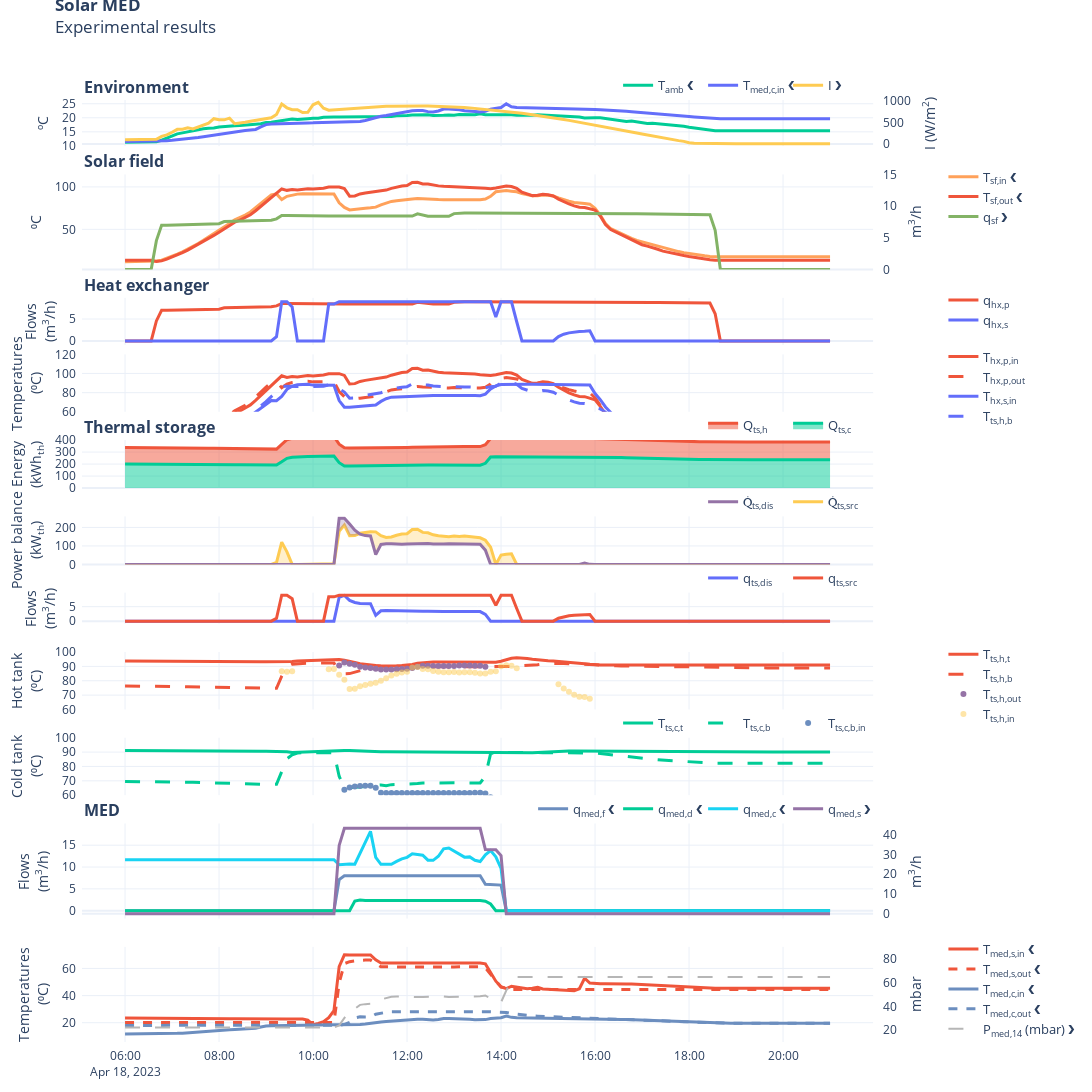

The cell this chart's notebook holds for it:
### Code cell
data_paths = [
    data_path / f"datasets/{filename_process_data}",
    data_path / f"datasets/{filename_process_data2}",
]

with open(data_path / "variables_config.hjson") as f:
    vars_config = hjson.load(f)

with open(data_path / "plot_config.hjson") as f:
    plot_config = hjson.load(f)

# Load data and preprocess data
df = data_preprocessing(data_paths, vars_config, sample_rate_key=sample_rate)

# Condition data
df = data_conditioning(
    df,
    cost_w=cost_w,
    cost_e=cost_e,
    sample_rate_numeric=sample_rate_numeric,
    vars_config=vars_config,
)

if "Pmed_14" not in df.columns:
    df["Pmed_14"] = np.nan

# Test visualization
with open(data_path / "plot_config.hjson") as f:
    plot_config = hjson.load(f)

fig = experimental_results_plot(
    plot_config, df, vars_config=vars_config, resample=resample_figures, template="plotly_white"
)

fig.show(
    config=generate_plotly_config(
        fig, figure_name=f'solar_med_{df.index[0].strftime("%Y%m%d")}'
    )
)

### Figure 1 — Plotly figure (JSON) as saved in the notebook; plotly's stock layout.template omitted (floating-point values rounded to 4 significant figures; data arrays with more than 128 entries replaced by an {"elided": "..."} marker saying what was removed)
{"data": [{"hovertemplate": "%{y:.2f}", "legend": "legend", "line": {"color": "#00CC96", "width": 3}, "mode": "lines", "name": "T<sub>amb</sub> ❮", "showlegend": true, "type": "scatter", "x": {"elided": "136 str values"}, "xaxis": "x", "y": {"elided": "136 float values"}, "yaxis": "y"}, {"hovertemplate": "%{y:.2f}", "legend": "legend", "line": {"color": "#636EFA", "width": 3}, "mode": "lines", "name": "T<sub>med,c,in</sub> ❮", "showlegend": true, "type": "scatter", "x": {"elided": "136 str values"}, "xaxis": "x", "y": {"elided": "136 float values"}, "yaxis": "y"}, {"hovertemplate": "%{y:.2f}", "legend": "legend", "line": {"color": "#FECB52", "width": 3}, "mode": "lines", "name": "I ❯", "showlegend": true, "type": "scatter", "x": {"elided": "136 str values"}, "xaxis": "x", "y": {"elided": "136 float values"}, "yaxis": "y2"}, {"hovertemplate": "%{y:.2f}", "legend": "legend2", "line": {"color": "#FFA15A", "width": 3}, "mode": "lines", "name": "T<sub>sf,in</sub> ❮", "showlegend": true, "type": "scatter", "x": {"elided": "136 str values"}, "xaxis": "x3", "y": {"elided": "136 float values"}, "yaxis": "y3"}, {"hovertemplate": "%{y:.2f}", "legend": "legend2", "line": {"color": "#EF553B", "dash": "solid", "width": 3}, "mode": "lines", "name": "T<sub>sf,out</sub> ❮", "showlegend": true, "type": "scatter", "x": {"elided": "136 str values"}, "xaxis": "x3", "y": {"elided": "136 float values"}, "yaxis": "y3"}, {"hovertemplate": "%{y:.2f}", "legend": "legend2", "line": {"color": "#83b366", "width": 3}, "mode": "lines", "name": "q<sub>sf</sub> ❯", "showlegend": true, "type": "scatter", "x": {"elided": "136 str values"}, "xaxis": "x3", "y": {"elided": "136 float values"}, "yaxis": "y4"}, {"hovertemplate": "%{y:.2f}", "legend": "legend3", "line": {"color": "#EF553B", "width": 3}, "mode": "lines", "name": "q<sub>hx,p</sub>", "showlegend": true, "type": "scatter", "x": {"elided": "136 str values"}, "xaxis": "x5", "y": {"elided": "136 float values"}, "yaxis": "y5"}, {"hovertemplate": "%{y:.2f}", "legend": "legend3", "line": {"color": "#636EFA", "width": 3}, "mode": "lines", "name": "q<sub>hx,s</sub>", "showlegend": true, "type": "scatter", "x": {"elided": "136 str values"}, "xaxis": "x5", "y": {"elided": "136 float values"}, "yaxis": "y5"}, {"hovertemplate": "%{y:.2f}", "legend": "legend4", "line": {"color": "#EF553B", "width": 3}, "mode": "lines", "name": "T<sub>hx,p,in</sub>", "showlegend": true, "type": "scatter", "x": {"elided": "136 str values"}, "xaxis": "x6", "y": {"elided": "136 float values"}, "yaxis": "y6"}, {"hovertemplate": "%{y:.2f}", "legend": "legend4", "line": {"color": "#EF553B", "dash": "longdash", "width": 3}, "mode": "lines", "name": "T<sub>hx,p,out</sub>", "showlegend": true, "type": "scatter", "x": {"elided": "136 str values"}, "xaxis": "x6", "y": {"elided": "136 float values"}, "yaxis": "y6"}, {"hovertemplate": "%{y:.2f}", "legend": "legend4", "line": {"color": "#636EFA", "width": 3}, "mode": "lines", "name": "T<sub>hx,s,in</sub>", "showlegend": true, "type": "scatter", "x": {"elided": "136 str values"}, "xaxis": "x6", "y": {"elided": "136 float values"}, "yaxis": "y6"}, {"hovertemplate": "%{y:.2f}", "legend": "legend4", "line": {"color": "#636EFA", "dash": "longdash", "width": 3}, "mode": "lines", "name": "T<sub>ts,h,b</sub>", "showlegend": true, "type": "scatter", "x": {"elided": "136 str values"}, "xaxis": "x6", "y": {"elided": "136 float values"}, "yaxis": "y6"}, {"fill": "tonexty", "hovertemplate": "%{y:.2f}", "legend": "legend5", "line": {"color": "#00CC96", "width": 3}, "mode": "lines", "name": "Q<sub>ts,c</sub>", "showlegend": true, "stackgroup": "energy", "type": "scatter", "x": {"elided": "136 str values"}, "xaxis": "x7", "y": {"elided": "136 float values"}, "yaxis": "y7"}, {"fill": "tonexty", "hovertemplate": "%{y:.2f}", "legend": "legend5", "line": {"color": "#EF553B", "width": 3}, "mode": "lines", "name": "Q<sub>ts,h</sub>", "showlegend": true, "stackgroup": "energy", "type": "scatter", "x": {"elided": "136 str values"}, "xaxis": "x7", "y": {"elided": "136 float values"}, "yaxis": "y7"}, {"hovertemplate": "%{y:.2f}", "legend": "legend6", "line": {"color": "#FECB52", "width": 3}, "mode": "lines", "name": "Q̇<sub>ts,src</sub>", "showlegend": true, "type": "scatter", "x": {"elided": "136 str values"}, "xaxis": "x8", "y": {"elided": "136 float values"}, "yaxis": "y8"}, {"connectgaps": false, "fill": "tonexty", "fillcolor": "rgba(254, 203, 82, 0.3)", "hoverinfo": "skip", "legend": "legend6", "line": {"color": "#FECB52", "width": 0}, "mode": "lines", "name": "Pth_ts_src_gt_Pth_ts_dis", "showlegend": false, "type": "scatter", "x": {"elided": "136 str values"}, "xaxis": "x8", "y": {"elided": "136 float values"}, "yaxis": "y8"}, {"hoverinfo": "skip", "line": {"color": "rgba(0,0,0,0)"}, "showlegend": false, "type": "scatter", "x": {"elided": "136 str values"}, "xaxis": "x8", "y": {"elided": "136 float values"}, "yaxis": "y8"}, {"hovertemplate": "%{y:.2f}", "legend": "legend6", "line": {"color": "#9573a6", "width": 3}, "mode": "lines", "name": "Q̇<sub>ts,dis</sub>", "showlegend": true, "type": "scatter", "x": {"elided": "136 str values"}, "xaxis": "x8", "y": {"elided": "136 float values"}, "yaxis": "y8"}, {"connectgaps": false, "fill": "tonexty", "fillcolor": "rgba(149, 115, 166, 0.3)", "hoverinfo": "skip", "legend": "legend6", "line": {"color": "#9573a6", "width": 0}, "mode": "lines", "name": "Pth_ts_dis_gt_Pth_ts_src", "showlegend": false, "type": "scatter", "x": {"elided": "136 str values"}, "xaxis": "x8", "y": {"elided": "136 float values"}, "yaxis": "y8"}, {"hoverinfo": "skip", "line": {"color": "rgba(0,0,0,0)"}, "showlegend": false, "type": "scatter", "x": {"elided": "136 str values"}, "xaxis": "x8", "y": {"elided": "136 float values"}, "yaxis": "y8"}, {"hovertemplate": "%{y:.2f}", "legend": "legend7", "line": {"color": "#636EFA", "width": 3}, "mode": "lines", "name": "q<sub>ts,dis</sub>", "showlegend": true, "type": "scatter", "x": {"elided": "136 str values"}, "xaxis": "x9", "y": {"elided": "136 float values"}, "yaxis": "y9"}, {"hovertemplate": "%{y:.2f}", "legend": "legend7", "line": {"color": "#EF553B", "width": 3}, "mode": "lines", "name": "q<sub>ts,src</sub>", "showlegend": true, "type": "scatter", "x": {"elided": "136 str values"}, "xaxis": "x9", "y": {"elided": "136 float values"}, "yaxis": "y9"}, {"hovertemplate": "%{y:.2f}", "legend": "legend8", "line": {"color": "#EF553B", "width": 3}, "mode": "lines", "name": "T<sub>ts,h,t</sub>", "showlegend": true, "type": "scatter", "x": {"elided": "136 str values"}, "xaxis": "x10", "y": {"elided": "136 float values"}, "yaxis": "y10"}, {"hovertemplate": "%{y:.2f}", "legend": "legend8", "line": {"color": "#EF553B", "dash": "longdash", "width": 3}, "mode": "lines", "name": "T<sub>ts,h,b</sub>", "showlegend": true, "type": "scatter", "x": {"elided": "136 str values"}, "xaxis": "x10", "y": {"elided": "136 float values"}, "yaxis": "y10"}, {"hovertemplate": "%{y:.2f}", "legend": "legend8", "line": {"color": "#9573a6", "width": 3}, "mode": "markers", "name": "T<sub>ts,h,out</sub>", "showlegend": true, "type": "scatter", "x": {"elided": "136 str values"}, "xaxis": "x10", "y": {"elided": "136 float values"}, "yaxis": "y10"}, {"hovertemplate": "%{y:.2f}", "legend": "legend8", "line": {"color": "rgba(254, 203, 82, 0.5)", "width": 3}, "mode": "markers", "name": "T<sub>ts,h,in</sub>", "showlegend": true, "type": "scatter", "x": {"elided": "136 str values"}, "xaxis": "x10", "y": {"elided": "136 float values"}, "yaxis": "y10"}, {"hovertemplate": "%{y:.2f}", "legend": "legend9", "line": {"color": "#00CC96", "width": 3}, "mode": "lines", "name": "T<sub>ts,c,t</sub>", "showlegend": true, "type": "scatter", "x": {"elided": "136 str values"}, "xaxis": "x11", "y": {"elided": "136 float values"}, "yaxis": "y11"}, {"hovertemplate": "%{y:.2f}", "legend": "legend9", "line": {"color": "#00CC96", "dash": "longdash", "width": 3}, "mode": "lines", "name": "T<sub>ts,c,b</sub>", "showlegend": true, "type": "scatter", "x": {"elided": "136 str values"}, "xaxis": "x11", "y": {"elided": "136 float values"}, "yaxis": "y11"}, {"hovertemplate": "%{y:.2f}", "legend": "legend9", "line": {"color": "#6c8ebf", "width": 3}, "mode": "markers", "name": "T<sub>ts,c,b,in</sub>", "showlegend": true, "type": "scatter", "x": {"elided": "136 str values"}, "xaxis": "x11", "y": {"elided": "136 float values"}, "yaxis": "y11"}, {"hovertemplate": "%{y:.2f}", "legend": "legend10", "line": {"color": "#6c8ebf", "dash": "solid", "width": 3}, "mode": "lines", "name": "q<sub>med,f</sub> ❮", "showlegend": true, "type": "scatter", "x": {"elided": "136 str values"}, "xaxis": "x12", "y": {"elided": "136 float values"}, "yaxis": "y12"}, {"hovertemplate": "%{y:.2f}", "legend": "legend10", "line": {"color": "#00CC96", "dash": "solid", "width": 3}, "mode": "lines", "name": "q<sub>med,d</sub> ❮", "showlegend": true, "type": "scatter", "x": {"elided": "136 str values"}, "xaxis": "x12", "y": {"elided": "136 float values"}, "yaxis": "y12"}, {"hovertemplate": "%{y:.2f}", "legend": "legend10", "line": {"color": "#19D3F3", "dash": "solid", "width": 3}, "mode": "lines", "name": "q<sub>med,c</sub> ❮", "showlegend": true, "type": "scatter", "x": {"elided": "136 str values"}, "xaxis": "x12", "y": {"elided": "136 float values"}, "yaxis": "y12"}, {"hovertemplate": "%{y:.2f}", "legend": "legend10", "line": {"color": "#9573a6", "width": 3}, "mode": "lines", "name": "q<sub>med,s</sub> ❯", "showlegend": true, "type": "scatter", "x": {"elided": "136 str values"}, "xaxis": "x12", "y": {"elided": "136 float values"}, "yaxis": "y13"}, {"hovertemplate": "%{y:.2f}", "legend": "legend11", "line": {"color": "#EF553B", "width": 3}, "mode": "lines", "name": "T<sub>med,s,in</sub> ❮", "showlegend": true, "type": "scatter", "x": {"elided": "136 str values"}, "xaxis": "x14", "y": {"elided": "136 float values"}, "yaxis": "y14"}, {"hovertemplate": "%{y:.2f}", "legend": "legend11", "line": {"color": "#EF553B", "dash": "dash", "width": 3}, "mode": "lines", "name": "T<sub>med,s,out</sub> ❮", "showlegend": true, "type": "scatter", "x": {"elided": "136 str values"}, "xaxis": "x14", "y": {"elided": "136 float values"}, "yaxis": "y14"}, {"hovertemplate": "%{y:.2f}", "legend": "legend11", "line": {"color": "#6c8ebf", "width": 3}, "mode": "lines", "name": "T<sub>med,c,in</sub> ❮", "showlegend": true, "type": "scatter", "x": {"elided": "136 str values"}, "xaxis": "x14", "y": {"elided": "136 float values"}, "yaxis": "y14"}, {"hovertemplate": "%{y:.2f}", "legend": "legend11", "line": {"color": "#6c8ebf", "dash": "dash", "width": 3}, "mode": "lines", "name": "T<sub>med,c,out</sub> ❮", "showlegend": true, "type": "scatter", "x": {"elided": "136 str values"}, "xaxis": "x14", "y": {"elided": "136 float values"}, "yaxis": "y14"}, {"hovertemplate": "%{y:.2f}", "legend": "legend11", "line": {"color": "#B6B6B6", "dash": "longdash", "width": 2}, "mode": "lines", "name": "P<sub>med,14</sub> (mbar) ❯", "showlegend": true, "type": "scatter", "x": {"elided": "136 str values"}, "xaxis": "x14", "y": {"elided": "136 float values"}, "yaxis": "y15"}], "layout": {"annotations": [{"font": {"size": 16}, "showarrow": false, "text": "<b>Environment</b>", "x": 0, "xanchor": "left", "xref": "paper", "y": 1, "yanchor": "bottom", "yref": "paper"}, {"font": {"size": 16}, "showarrow": false, "text": "<b>Solar field</b>", "x": 0, "xanchor": "left", "xref": "paper", "y": 0.921, "yanchor": "bottom", "yref": "paper"}, {"font": {"size": 16}, "showarrow": false, "text": "<b>Heat exchanger</b>", "x": 0, "xanchor": "left", "xref": "paper", "y": 0.79, "yanchor": "bottom", "yref": "paper"}, {"font": {"size": 16}, "showarrow": false, "text": "<b>Thermal storage</b>", "x": 0, "xanchor": "left", "xref": "paper", "y": 0.639, "yanchor": "bottom", "yref": "paper"}, {"font": {"size": 16}, "showarrow": false, "text": "<b>MED</b>", "x": 0, "xanchor": "left", "xref": "paper", "y": 0.232, "yanchor": "bottom", "yref": "paper"}], "height": 1300, "hoverlabel": {"bgcolor": "rgba(255,255,255,0.8)", "bordercolor": "rgba(0,0,0,0)", "font": {"size": 12}}, "hovermode": "x unified", "legend": {"bgcolor": "rgba(0,0,0,0)", "entrywidth": 40, "font": {"size": 13}, "itemwidth": 30, "orientation": "h", "x": 0.9, "xanchor": "right", "xref": "paper", "y": 1.032, "yanchor": "top", "yref": "paper"}, "legend10": {"bgcolor": "rgba(0,0,0,0)", "entrywidth": 40, "font": {"size": 13}, "itemwidth": 30, "orientation": "h", "x": 0.9, "xanchor": "right", "xref": "paper", "y": 0.2635, "yanchor": "top", "yref": "paper"}, "legend11": {"bgcolor": "rgba(0,0,0,0)", "entrywidth": 40, "font": {"size": 13}, "itemwidth": 30, "orientation": "v", "x": 0.98, "xanchor": "left", "xref": "paper", "y": 0.1145, "yanchor": "top", "yref": "paper"}, "legend2": {"bgcolor": "rgba(0,0,0,0)", "entrywidth": 40, "font": {"size": 13}, "itemwidth": 30, "orientation": "v", "x": 0.98, "xanchor": "left", "xref": "paper", "y": 0.9345, "yanchor": "top", "yref": "paper"}, "legend3": {"bgcolor": "rgba(0,0,0,0)", "entrywidth": 40, "font": {"size": 13}, "itemwidth": 30, "orientation": "v", "x": 0.98, "xanchor": "left", "xref": "paper", "y": 0.8035, "yanchor": "top", "yref": "paper"}, "legend4": {"bgcolor": "rgba(0,0,0,0)", "entrywidth": 40, "font": {"size": 13}, "itemwidth": 30, "orientation": "v", "x": 0.98, "xanchor": "left", "xref": "paper", "y": 0.7435, "yanchor": "top", "yref": "paper"}, "legend5": {"bgcolor": "rgba(0,0,0,0)", "entrywidth": 40, "font": {"size": 13}, "itemwidth": 30, "orientation": "h", "x": 0.9, "xanchor": "right", "xref": "paper", "y": 0.6705, "yanchor": "top", "yref": "paper"}, "legend6": {"bgcolor": "rgba(0,0,0,0)", "entrywidth": 40, "font": {"size": 13}, "itemwidth": 30, "orientation": "h", "x": 0.9, "xanchor": "right", "xref": "paper", "y": 0.5895, "yanchor": "top", "yref": "paper"}, "legend7": {"bgcolor": "rgba(0,0,0,0)", "entrywidth": 40, "font": {"size": 13}, "itemwidth": 30, "orientation": "h", "x": 0.9, "xanchor": "right", "xref": "paper", "y": 0.5085, "yanchor": "top", "yref": "paper"}, "legend8": {"bgcolor": "rgba(0,0,0,0)", "entrywidth": 40, "font": {"size": 13}, "itemwidth": 30, "orientation": "v", "x": 0.98, "xanchor": "left", "xref": "paper", "y": 0.4275, "yanchor": "top", "yref": "paper"}, "legend9": {"bgcolor": "rgba(0,0,0,0)", "entrywidth": 40, "font": {"size": 13}, "itemwidth": 30, "orientation": "h", "x": 0.9, "xanchor": "right", "xref": "paper", "y": 0.3545, "yanchor": "top", "yref": "paper"}, "margin": {"b": 20, "l": 20, "pad": 5, "r": 20, "t": 100}, "newshape": {"fillcolor": "#00CC96", "layer": "below", "line": {"color": "#00CC96"}, "opacity": 0.5}, "shapes": [{"layer": "below", "line": {"width": 0}, "opacity": 0.1, "type": "rect", "x0": -1e-06, "x1": 1.0, "xref": "x domain", "y0": -1e-06, "y1": 1.0, "yref": "y domain"}, {"layer": "below", "line": {"width": 0}, "opacity": 0.1, "type": "rect", "x0": -1e-06, "x1": 1.0, "xref": "x3 domain", "y0": -1e-06, "y1": 1.0, "yref": "y3 domain"}, {"layer": "below", "line": {"width": 0}, "opacity": 0.1, "type": "rect", "x0": -1e-06, "x1": 1.0, "xref": "x5 domain", "y0": -1e-06, "y1": 1.0, "yref": "y5 domain"}, {"layer": "below", "line": {"width": 0}, "opacity": 0.1, "type": "rect", "x0": -1e-06, "x1": 1.0, "xref": "x6 domain", "y0": -1e-06, "y1": 1.0, "yref": "y6 domain"}, {"layer": "below", "line": {"width": 0}, "opacity": 0.1, "type": "rect", "x0": -1e-06, "x1": 1.0, "xref": "x7 domain", "y0": -1e-06, "y1": 1.0, "yref": "y7 domain"}, {"layer": "below", "line": {"width": 0}, "opacity": 0.1, "type": "rect", "x0": -1e-06, "x1": 1.0, "xref": "x8 domain", "y0": -1e-06, "y1": 1.0, "yref": "y8 domain"}, {"layer": "below", "line": {"width": 0}, "opacity": 0.1, "type": "rect", "x0": -1e-06, "x1": 1.0, "xref": "x9 domain", "y0": -1e-06, "y1": 1.0, "yref": "y9 domain"}, {"layer": "below", "line": {"width": 0}, "opacity": 0.1, "type": "rect", "x0": -1e-06, "x1": 1.0, "xref": "x10 domain", "y0": -1e-06, "y1": 1.0, "yref": "y10 domain"}, {"layer": "below", "line": {"width": 0}, "opacity": 0.1, "type": "rect", "x0": -1e-06, "x1": 1.0, "xref": "x11 domain", "y0": -1e-06, "y1": 1.0, "yref": "y11 domain"}, {"layer": "below", "line": {"width": 0}, "opacity": 0.1, "type": "rect", "x0": -1e-06, "x1": 1.0, "xref": "x12 domain", "y0": -1e-06, "y1": 1.0, "yref": "y12 domain"}, {"layer": "below", "line": {"width": 0}, "opacity": 0.1, "type": "rect", "x0": -1e-06, "x1": 1.0, "xref": "x14 domain", "y0": -1e-06, "y1": 1.0, "yref": "y14 domain"}], "title": {"text": "<b>Solar MED</b><br>Experimental results</br>", "x": 0.05, "y": 0.99}, "width": 1200, "xaxis": {"anchor": "y", "domain": [0, 0.9], "minor": {"showgrid": false}, "showticklabels": false, "tickcolor": "rgba(0,0,0,0)"}, "xaxis10": {"anchor": "y10", "domain": [0, 0.9], "matches": "x", "minor": {"showgrid": false}, "showticklabels": false, "tickcolor": "rgba(0,0,0,0)"}, "xaxis11": {"anchor": "y11", "domain": [0, 0.9], "matches": "x", "minor": {"showgrid": false}, "showticklabels": false, "tickcolor": "rgba(0,0,0,0)"}, "xaxis12": {"anchor": "y12", "domain": [0, 0.9], "matches": "x", "minor": {"showgrid": false}, "showticklabels": false, "tickcolor": "rgba(0,0,0,0)"}, "xaxis14": {"anchor": "y14", "domain": [0, 0.9], "matches": "x", "minor": {"showgrid": false}, "showticklabels": true, "tickcolor": "#333333"}, "xaxis3": {"anchor": "y3", "domain": [0, 0.9], "matches": "x", "minor": {"showgrid": false}, "showticklabels": false, "tickcolor": "rgba(0,0,0,0)"}, "xaxis5": {"anchor": "y5", "domain": [0, 0.9], "matches": "x", "minor": {"showgrid": false}, "showticklabels": false, "tickcolor": "rgba(0,0,0,0)"}, "xaxis6": {"anchor": "y6", "domain": [0, 0.9], "matches": "x", "minor": {"showgrid": false}, "showticklabels": false, "tickcolor": "rgba(0,0,0,0)"}, "xaxis7": {"anchor": "y7", "domain": [0, 0.9], "matches": "x", "minor": {"showgrid": false}, "showticklabels": false, "tickcolor": "rgba(0,0,0,0)"}, "xaxis8": {"anchor": "y8", "domain": [0, 0.9], "matches": "x", "minor": {"showgrid": false}, "showticklabels": false, "tickcolor": "rgba(0,0,0,0)"}, "xaxis9": {"anchor": "y9", "domain": [0, 0.9], "matches": "x", "minor": {"showgrid": false}, "showticklabels": false, "tickcolor": "rgba(0,0,0,0)"}, "yaxis": {"anchor": "x", "autorange": false, "domain": [0.951, 1], "range": [9.901, 26.33], "showgrid": true, "title": {"text": "ºC"}}, "yaxis10": {"anchor": "x10", "autorange": false, "domain": [0.353, 0.414], "range": [60, 100], "showgrid": true, "title": {"text": "Hot tank<br>(⁰C)"}}, "yaxis11": {"anchor": "x11", "autorange": false, "domain": [0.262, 0.323], "range": [60, 100], "showgrid": true, "title": {"text": "Cold tank<br>(⁰C)"}}, "yaxis12": {"anchor": "x12", "autorange": false, "domain": [0.131, 0.232], "range": [-1.817, 19.99], "showgrid": true, "title": {"text": "Flows<br>(m<sup>3</sup>/h)"}}, "yaxis13": {"anchor": "free", "overlaying": "y12", "position": 0.91, "showgrid": false, "side": "right", "title": {"text": "m<sup>3</sup>/h"}}, "yaxis14": {"anchor": "x14", "autorange": false, "domain": [0, 0.101], "range": [5.749, 75.96], "showgrid": true, "title": {"text": "Temperatures<br>(⁰C)"}}, "yaxis15": {"anchor": "free", "overlaying": "y14", "position": 0.91, "range": [10, 90], "showgrid": false, "side": "right", "title": {"text": "mbar"}}, "yaxis2": {"anchor": "free", "overlaying": "y", "position": 0.91, "showgrid": false, "side": "right", "title": {"text": "I (W/m<sup>2</sup>)"}}, "yaxis3": {"anchor": "x3", "autorange": false, "domain": [0.82, 0.921], "range": [2.561, 114.7], "showgrid": true, "title": {"text": "⁰C"}}, "yaxis4": {"anchor": "free", "overlaying": "y3", "position": 0.91, "range": [0, 15], "showgrid": false, "side": "right", "title": {"text": "m<sup>3</sup>/h"}}, "yaxis5": {"anchor": "x5", "autorange": false, "domain": [0.74, 0.79], "range": [-0.8928, 9.821], "showgrid": true, "title": {"text": "Flows<br>(m<sup>3</sup>/h)"}}, "yaxis6": {"anchor": "x6", "autorange": false, "domain": [0.669, 0.73], "range": [60, 120], "showgrid": true, "title": {"text": "Temperatures<br>(⁰C)"}}, "yaxis7": {"anchor": "x7", "autorange": false, "domain": [0.588, 0.639], "range": [0, 400], "showgrid": true, "title": {"text": "Energy<br>(kWh<sub>th</sub>)"}}, "yaxis8": {"anchor": "x8", "autorange": false, "domain": [0.507, 0.558], "range": [0, 260], "showgrid": true, "title": {"text": "Power balance<br>(kW<sub>th</sub>)"}}, "yaxis9": {"anchor": "x9", "autorange": false, "domain": [0.444, 0.477], "range": [-0.8928, 9.821], "showgrid": true, "title": {"text": "Flows<br>(m<sup>3</sup>/h)"}}}}
